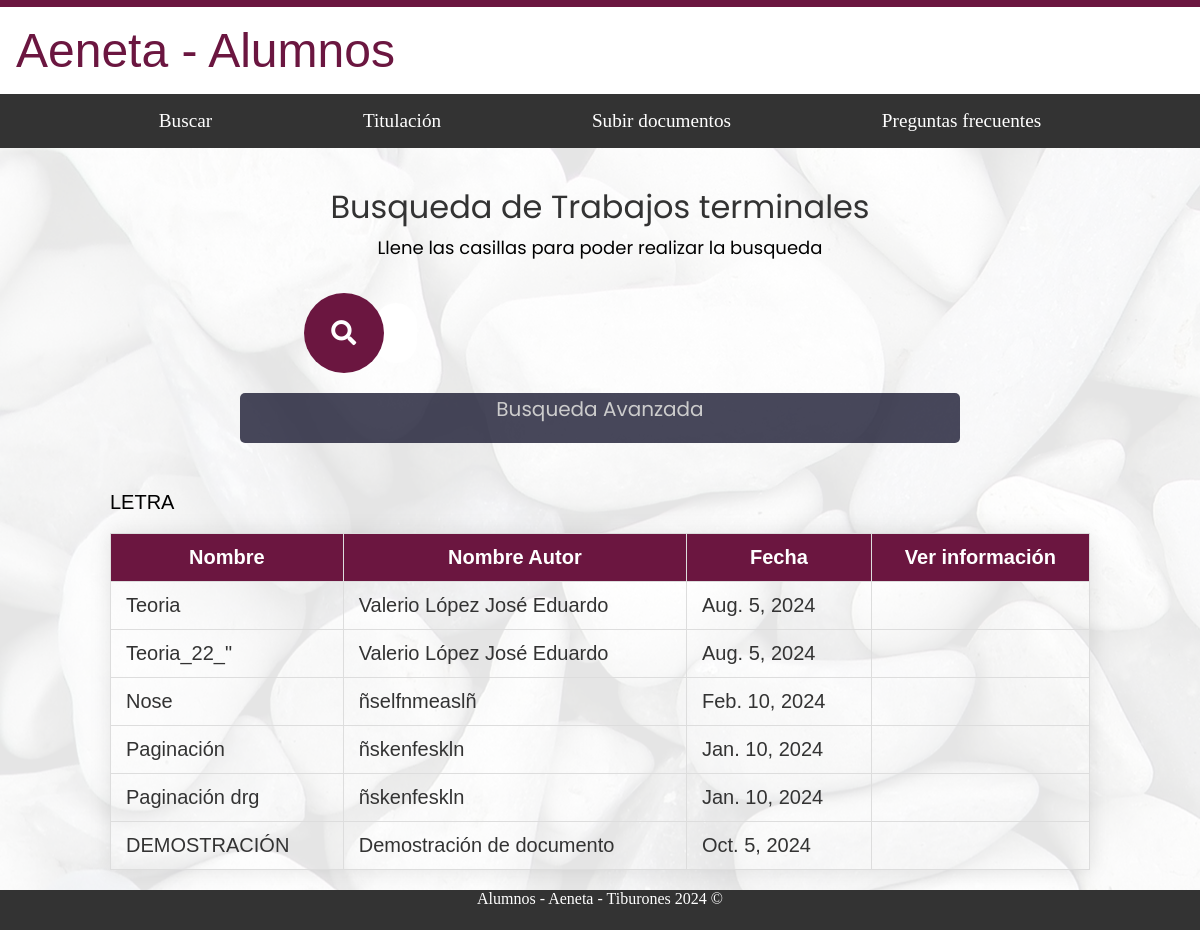
The app's page /alumnos/buscar/ (signed in), older data.
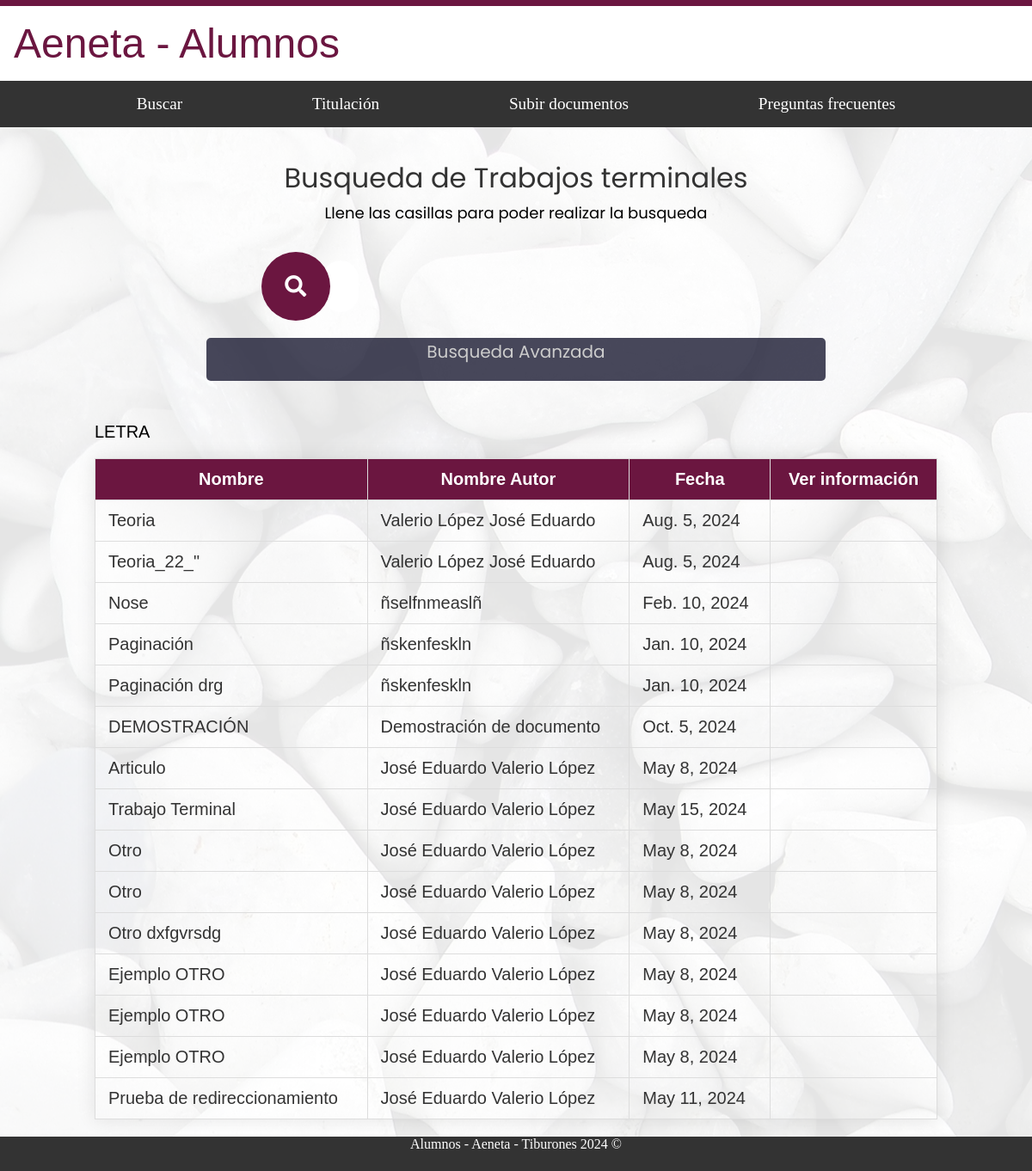
The same page, newer data.
### administracion/models.py (models this page shows, shortened)
class Documento(models.Model):
    TIPO_CHOICES = (
        ('TT', 'Trabajo Terminal'),
        ('AR', 'Artículo'),
        ('TS', 'Tesis'),
        ('OT', 'Otro'),
    )
    nombre = models.CharField(max_length=255)
    resumen = models.TextField()
    palabras_clave = models.CharField(max_length=255)
    nombre_autor = models.CharField(max_length=100)
    sinodales = models.CharField(max_length=255)
    tipo = models.CharField(max_length=2, choices=TIPO_CHOICES)
    fecha_elaboracion = models.DateField()
    convocatoria_titulacion = models.CharField(max_length=100)
    url = models.URLField(blank=True, null=True)  # Hacer el campo opcional

### alumnos/views.py (the view)
# urls.py: path('buscar/', AlumnosBuscar.as_view(), name='buscar'),
class AlumnosBuscar(AlumnoRequiredMixin, TemplateView):
    template_name = 'alumnos/buscar.html'
    def get_context_data(self, **kwargs):
        context = super().get_context_data(**kwargs)
        context['trabajos'] = Documento.objects.all()
        return context

### alumnos/mixins.py (called while the page is built)
    def dispatch(self, request, *args, **kwargs):
        if not request.user.is_authenticated:
            return self.handle_no_permission()
        if not request.user.is_alumno:
            messages.error(request, 'No tienes permiso para ver esta página.')
            return redirect('nombre_de_la_url_por_defecto')
        return super().dispatch(request, *args, **kwargs)

### alumnos/templates/alumnos/buscar.html (shortened to what this page needs)
{% extends "base_generic_alumnos.html" %}
{% block content %}
<link rel="stylesheet" href="https://use.fontawesome.com/releases/v5.6.3/css/all.css">
<div id="fondo">
  <div class="contenedor_principal letra_texto">
    <div class="body_busqueda">
      <div class="titulo">
        <h1 id="title">Busqueda de Trabajos terminales</h1>
        <p id="description"> Llene las casillas para poder realizar la busqueda </p>
      </div>
      <div class="Barra_de_busqueda">
        <input type="text" id="LaBarrita" placeholder="Palabras Clave">
        <div class="busc4r">
          <i class="fa fa-search"></i>
        </div>
      </div>
      <div class="Inicial">
        <div class="BA">
        <p id="BusAva"> Busqueda Avanzada </p>
        </div>
      </div>
      <br>
    </div>
    <div>
      <p class="letra_texto"> LETRA</p>
      <table>
        <thead>
          <tr>
            <th>Nombre</th>
            <th>Nombre Autor</th>
            <th>Fecha</th>
            <th>Ver información</th>
          </tr>
        </thead>
        <tbody>
          {% for trabajo in trabajos %}
          <tr>
            <td>{{ trabajo.nombre }}</td>
            <td>{{ trabajo.nombre_autor }}</td>
            <td>{{ trabajo.fecha_elaboracion }}</td>
            <td><a href="{% url 'alumnos:ver_trabajo' trabajo.id %}"></a></td>
          </tr>
          {% endfor %}
        </tbody>
      </table>
    </div>
  </div>
</div>
{% endblock %}

### alumnos/templates/base_generic_alumnos.html (shortened to what this page needs)
<!DOCTYPE html>
{%load static %}
<html lang="es">
<head>
    <link rel="stylesheet" type="text/css" href="{% static 'styles/base_alumnos.css' %}">
    <link rel="stylesheet" type="text/css" href="{% static 'styles/nav_bar_alumnos.css' %}">
    <link rel="stylesheet" type="text/css" href="{% static 'styles/convocatorias_titulacion.css' %}">
    <link rel="stylesheet" type="text/css" href="{% static 'styles/estatus_titulacion.css' %}">
    <link rel="stylesheet" type="text/css" href="{% static 'styles/subir_documento.css' %}">
    <link rel="stylesheet" type="text/css" href="{% static 'styles/busqueda_simple_alumno.css'%}">
    <link rel="stylesheet" type="text/css" href="{% static 'styles/formas_titulacion.css' %}">
    <link rel="stylesheet" type="text/css" href="{% static 'styles/calendario_titulacion_alumnos.css' %}">
    <link rel="stylesheet" type="text/css" href="{% static 'styles/informacion_alumno.css' %}">
    <link rel="stylesheet" type="text/css" href="{% static 'styles/material_apoyo.css' %}">
    <link rel="stylesheet" type="text/css" href="{% static 'styles/ver_trabajo_alumno.css' %}">
    <link rel="stylesheet" href="https://cdnjs.cloudflare.com/ajax/libs/font-awesome/5.15.1/css/all.min.css">
    <link rel="stylesheet" href='https://unpkg.com/css.gg@2.0.0/icons/css/arrow-top-right-o.css'>
</head>
<body>
    <div id="nombre_sistema" class="header-flex-container">
        <a href="{% url 'alumnos:home' %}">
            <span>Aeneta - Alumnos</span>
        </a>
    </div>
      <nav class="nav_bar" aria-label="Navegación principal">
        <a class="nav-link" href="{% url 'alumnos:buscar' %}" >Buscar</a>
        <div class="dropdown">
            <a class="nav-link">Titulación</a>
        </div>
        <a class="nav-link" href="{% url 'alumnos:subir_documento' %}">Subir documentos</a>
        <a class="nav-link" href="{% url 'alumnos:preguntas_frecuentes' %}" >Preguntas frecuentes</a>
      </nav>
    {% block content %}{% endblock %}
    <footer>
        <p>Alumnos - Aeneta - Tiburones 2024 ©</p>
    </footer>
</body>
</html>

### alumnos/static/styles/base_alumnos.css (style rules this page uses)
html { margin: 0; padding: 0; overflow-x: hidden; box-sizing: border-box; }
.header-flex-container, #fondo, footer { width: 100%; max-width: 100%; box-sizing: border-box; }
body { margin: 0; padding: 0; min-height: 100vh; display: flex; flex-direction: column; }
.header-flex-container, #fondo, footer { width: 100%; }
#fondo { position: relative; flex: 1; display: flex; flex-direction: column; justify-content: center; }
#fondo::before { content: ''; background-image: url('/static/image_alumnos/fondo_alumnos.jpg'); opacity: 0.1; top: 0; left: 0; bottom: 0; right: 0; position: absolute; z-index: -1; }
.header-flex-container { display: flex; justify-content: space-between; align-items: center; }
.contenedor_principal { position: relative; margin: auto; width: 85%; z-index: 2; padding: 10px; overflow: hidden; }
.letra_texto { font-family: sans-serif; color: black; font-size: 20px; text-align: justify; }
.header-flex-container { display: flex; justify-content: space-between; align-items: center; padding: 1rem; background-color: #fff; border-top: 7px solid #6b1640; font-family: 'Malgun Gothic Semilight', sans-serif; }
.header-flex-container span { font-size: 3rem; color: #6b1640; font-weight: 300; }
.header-flex-container a, .header-flex-container a:visited { text-decoration: none; color: inherit; }
.nav_bar { display: flex; justify-content: space-evenly; position: sticky; top: 0; background: #333333; padding: .5rem .5rem; z-index: 1029; }
.nav-link { color: white; text-decoration: none; padding: 0.5rem 0; font-size: 1.2rem; transition: opacity 0.3s; }
footer { background: #333; color: white; text-align: center; height: 40px; width: 100%; }

### alumnos/static/styles/nav_bar_alumnos.css (style rules this page uses)
.nav_bar { display: flex; justify-content: space-evenly; align-items: center; position: sticky; top: 0; background: #333333; padding: .5rem .5rem; z-index: 1029; }
.nav-link, .dropbtn { color: white; text-decoration: none; padding: 0.5rem 0; font-size: 1.2rem; transition: opacity 0.3s; }
.dropdown { position: relative; display: inline-block; z-index: 1030; }

### alumnos/static/styles/estatus_titulacion.css (style rules this page uses)
*, *::before, *::after { margin: 0; padding: 0; box-sizing: border-box; }

### alumnos/static/styles/subir_documento.css (style rules this page uses)
.contenedor_principal { position: relative; margin: auto; width: 85%; z-index: 2; padding: 10px; }
.letra_texto { font-family: sans-serif; color: black; font-size: 20px; text-align: justify; }
input[type="text"], input[type="date"], input[type="file"], select, textarea { width: 95%; padding: 10px; margin-bottom: 20px; border: 1px solid #ccc; border-radius: 4px; }

### alumnos/static/styles/busqueda_simple_alumno.css (style rules this page uses)
* { box-sizing: border-box; }
.body_busqueda { font-family: 'Poppins', sans-serif; font-size: 1rem; font-weight: 400; line-height: 1.4; color: #f3f3f3; margin: 20px; }
#title { font-weight: 400; line-height: 1.2; text-align: center; }
#description { text-align: center; font-size: 1.125rem; color: #000000; }
#BusAva { text-align: center; font-size: 1.25rem; color: #ccc; }
#title, #description { margin-top: 0; margin-bottom: 0.5rem; }
.Inicial { position: relative; }
.BA { margin: auto; position: relative; font-family: inherit; font-size: inherit; line-height: inherit; width: 720px; height: 50px; border-radius: 5px; background: rgba(27, 27, 50, 0.8); cursor: pointer; }
.titulo { padding: 0 0.625rem; margin-bottom: 1.875rem; }
.Barra_de_busqueda { position: relative; left: 25%; width: 50%; padding: 10px; }
#LaBarrita { outline: none; box-sizing: border-box; height: 60px; width: 0px; padding: 0 20px; color: #000000; border-radius: 50px; font-size: 20px; border: 1px solid transparent; transition: all 0.7s ease; }
#LaBarrita::placeholder { color: #495057; }
.busc4r { position: absolute; right: 96%; top: 0; width: 80px; height: 80px; background: #6b1640; line-height: 80px; border-radius: 50%; text-align: center; cursor: pointer; transition: .5s; }
.busc4r i { font-size: 25px; color: white; line-height: 80px; transition: all .7s ease; }

### alumnos/static/styles/formas_titulacion.css (style rules this page uses)
a { text-decoration: none; }

### alumnos/static/styles/calendario_titulacion_alumnos.css (style rules this page uses)
h1 { text-align: center; color: #333; }
table { width: 100%; border-collapse: collapse; box-shadow: 0 0 20px rgba(0,0,0,0.1); }
th, td { padding: 12px 15px; border: 1px solid #ddd; text-align: justify; }
th { background-color: #6b1640; color: #ffffff; }
th { text-align: center; }
td { text-align:left; color: #333; }

### alumnos/static/styles/ver_trabajo_alumno.css (style rules this page uses)
.contenedor_principal { padding: 20px; }
.contenedor_principal p { margin-bottom: 15px; line-height: 1.6; }

Row changes from the older to the newer data that the page shows:
added Documento: nombre "Articulo", nombre_autor "José Eduardo Valerio López", fecha_elaboracion "May 8, 2024"
added Documento: nombre "Trabajo Terminal", nombre_autor "José Eduardo Valerio López", fecha_elaboracion "May 15, 2024"
added Documento: nombre "Otro", nombre_autor "José Eduardo Valerio López", fecha_elaboracion "May 8, 2024"
added Documento: nombre "Otro", nombre_autor "José Eduardo Valerio López", fecha_elaboracion "May 8, 2024"
added Documento: nombre "Otro dxfgvrsdg", nombre_autor "José Eduardo Valerio López", fecha_elaboracion "May 8, 2024"
added Documento: nombre "Ejemplo OTRO", nombre_autor "José Eduardo Valerio López", fecha_elaboracion "May 8, 2024"
added Documento: nombre "Ejemplo OTRO", nombre_autor "José Eduardo Valerio López", fecha_elaboracion "May 8, 2024"
added Documento: nombre "Ejemplo OTRO", nombre_autor "José Eduardo Valerio López", fecha_elaboracion "May 8, 2024"
added Documento: nombre "Prueba de redireccionamiento", nombre_autor "José Eduardo Valerio López", fecha_elaboracion "May 11, 2024"
